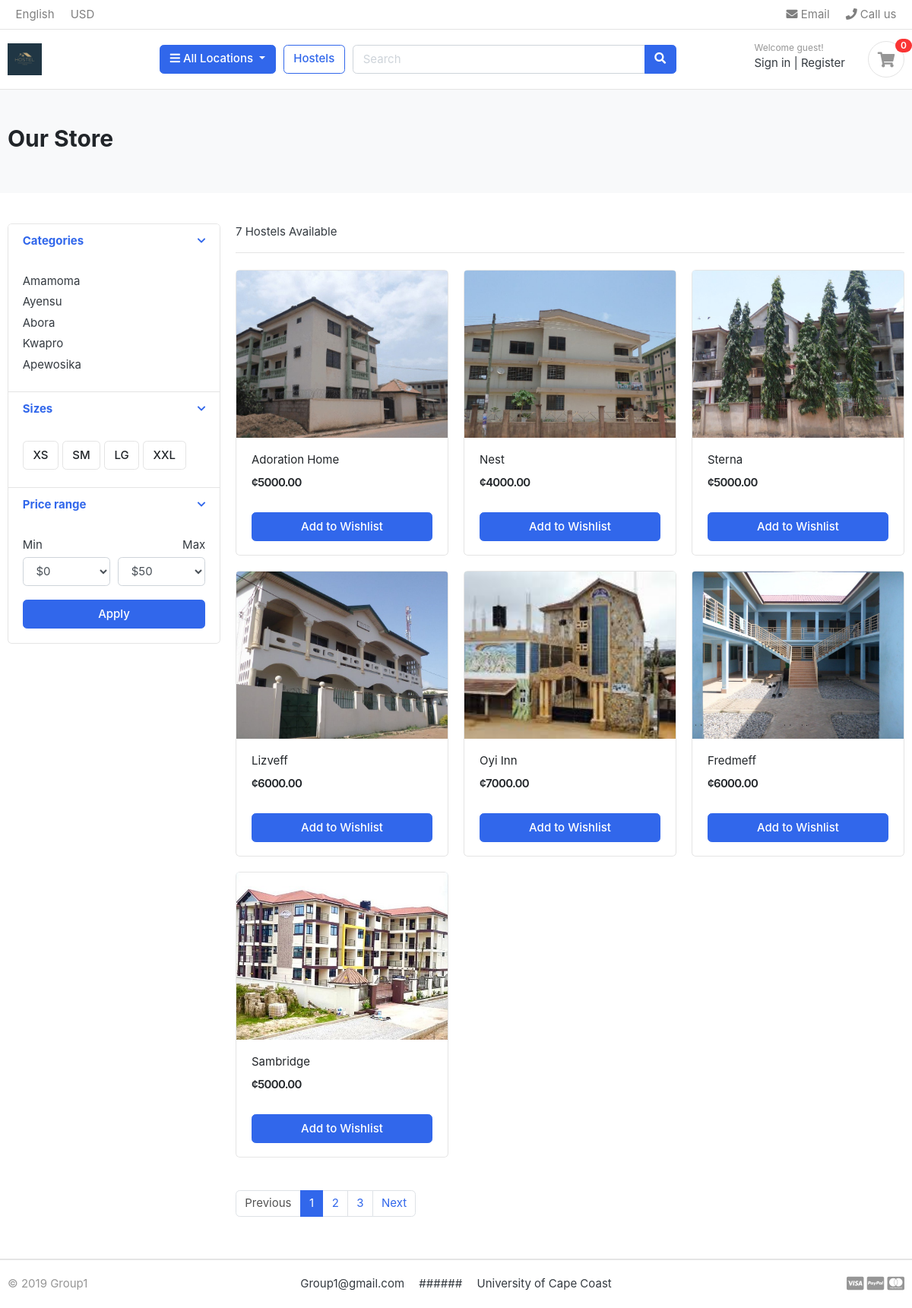
/hostels/, run on the app's committed database.
### category/models.py (models this page shows, shortened)
class Location(models.Model):
    location_name = models.CharField(max_length=250)
    slug = models.CharField(max_length=500, unique=True)
    description = models.TextField(blank=True)
    def get_absolute_url(self):
        return reverse("hostels:hostels_by_location", args=[self.slug])

### hostels/models.py (models this page shows, shortened)
class Hostel(models.Model):
    hostel_name = models.CharField(max_length=200)
    hostel_location = models.ForeignKey(Location, on_delete=models.CASCADE)
    slug = models.CharField(max_length=400,  unique=True)
    stock = models.IntegerField()
    is_available = models.BooleanField(default=True)
    created_date = models.DateTimeField(auto_now_add=True)
    updated_date = models.DateTimeField(auto_now=True)
    hostel_manager = models.ForeignKey(User, on_delete=models.CASCADE)
    hostel_price = models.DecimalField(max_digits=15, decimal_places=2)
    hostel_description = models.TextField()
    hostel_image = models.ImageField(upload_to='hostel_main_image')
    hostel_bedroom = models.ImageField(upload_to='hostel_bedroom', blank=True)
    hostel_kitchen = models.ImageField(upload_to='hostel_kitchen', blank=True)
    hostel_washroom = models.ImageField(
        upload_to='hostel_washroom', blank=True)
    objects = models.Manager()
    hostelAvailable = HostelAvailable()
    def get_absolute_url(self):
        return reverse("hostels:hostel_details", args=[self.created_date.year,
                                                     self.created_date.month,
                                                     self.created_date.day,
                                                     self.slug])

### hostels/views.py (the view)
# urls.py: path('hostels/', views.hostel, name='hostels'),
def hostel(request, location=None):
    hostels = Hostel.hostelAvailable.all()
    if location:
        location_obj = get_object_or_404(Location, slug=location)
        hostels = hostels.filter(hostel_location=location_obj)
    return render(request, 'hostels/hostels.html', {'hostels': hostels})

### category/context_processor.py (called while the page is built)
def menu_links(request):
    links = Location.objects.all()
    return {'links':links}

### hostels/models.py (called while the page is built)
    def get_queryset(self):
        return super().get_queryset().filter(is_available=True)

### hostels/templates/hostels/hostels.html (shortened to what this page needs)
{% extends "hostels/base.html" %} {% block content %}
<section class="section-pagetop bg">
  <div class="container">
    <h2 class="title-page">Our Store</h2>
  </div>
</section>
<section class="section-content padding-y">
  <div class="container">
    <div class="row">
      <aside class="col-md-3">
        <div class="card">
          <article class="filter-group">
            <header class="card-header">
              <a
                href="#"
                data-toggle="collapse"
                data-target="#collapse_1"
                aria-expanded="true"
                class=""
              >
                <i class="icon-control fa fa-chevron-down"></i>
                <h6 class="title">Categories</h6>
              </a>
            </header>
            <div class="filter-content collapse show" id="collapse_1" style="">
              <div class="card-body">
                <ul class="list-menu">
                  {% for location in links %}
                  <li><a href="{{ location.get_absolute_url }}">{{ location.location_name }} </a></li>
                  {% endfor %}
                </ul>
              </div>
            </div>
          </article>
          <article class="filter-group">
            <header class="card-header">
              <a
                href="#"
                data-toggle="collapse"
                data-target="#collapse_4"
                aria-expanded="true"
                class=""
              >
                <i class="icon-control fa fa-chevron-down"></i>
                <h6 class="title">Sizes</h6>
              </a>
            </header>
            <div class="filter-content collapse show" id="collapse_4" style="">
              <div class="card-body">
                <label class="checkbox-btn">
                  <span class="btn btn-light"> XS </span>
                </label>
                <label class="checkbox-btn">
                  <span class="btn btn-light"> SM </span>
                </label>
                <label class="checkbox-btn">
                  <span class="btn btn-light"> LG </span>
                </label>
                <label class="checkbox-btn">
                  <span class="btn btn-light"> XXL </span>
                </label>
              </div>
            </div>
          </article>
          <article class="filter-group">
            <header class="card-header">
              <a
                href="#"
                data-toggle="collapse"
                data-target="#collapse_3"
                aria-expanded="true"
                class=""
              >
                <i class="icon-control fa fa-chevron-down"></i>
                <h6 class="title">Price range</h6>
              </a>
            </header>
            <div class="filter-content collapse show" id="collapse_3" style="">
              <div class="card-body">
                <div class="form-row">
                  <div class="form-group col-md-6">
                    <label>Min</label>
                    <select class="mr-2 form-control">
                      <option value="0">$0</option>
                    </select>
                  </div>
                  <div class="form-group text-right col-md-6">
                    <label>Max</label>
                    <select class="mr-2 form-control">
                      <option value="50">$50</option>
                    </select>
                  </div>
                </div>
                <button class="btn btn-block btn-primary">Apply</button>
              </div>
            </div>
          </article>
        </div>
      </aside>
      <main class="col-md-9">
        <header class="border-bottom mb-4 pb-3">
          <div class="form-inline">
            <span class="mr-md-auto"> {{ hostels.count }} Hostels Available </span>
          </div>
        </header>
        <div class="row">
          {% for hostel in hostels %}
          <div class="col-md-4">
            <figure class="card card-product-grid">
              <div class="img-wrap">
                <a href="{{ hostel.get_absolute_url }}"><img src="{{ hostel.hostel_image.url }}" /></a>
              </div>
              <figcaption class="info-wrap">
                <div class="fix-height">
                  <a href="{{ hostel.get_absolute_url }}" class="title">{{ hostel.hostel_name.title }}</a>
                  <div class="price-wrap mt-2">
                    <span class="price">&cent;{{ hostel.hostel_price }}</span>
                  </div>
                </div>
                <a href="{% url "wishlist:add_wishlist" hostel.id %}" class="btn btn-block btn-primary">Add to Wishlist </a>
              </figcaption>
            </figure>
          </div>
          {% endfor %}
        </div>
        <nav class="mt-4" aria-label="Page navigation sample">
          <ul class="pagination">
            <li class="page-item disabled">
              <a class="page-link" href="#">Previous</a>
            </li>
            <li class="page-item active">
              <a class="page-link" href="#">1</a>
            </li>
            <li class="page-item"><a class="page-link" href="#">2</a></li>
            <li class="page-item"><a class="page-link" href="#">3</a></li>
            <li class="page-item"><a class="page-link" href="#">Next</a></li>
          </ul>
        </nav>
      </main>
    </div>
  </div>
</section>
{% endblock content %}

### hostels/templates/hostels/base.html (shortened to what this page needs)
{% load static %}
<!DOCTYPE html>
<html lang="en">
  <head>
<link href="{% static "hostels/css/bootstrap.css" %}" rel="stylesheet" type="text/css"/>
<link href="{% static "hostels/fonts/fontawesome/css/all.min.css" %}" type="text/css" rel="stylesheet">
<link href="{% static "hostels/css/ui.css" %}" rel="stylesheet" type="text/css"/>
<link href="{% static "hostels/css/responsive.css" %}" rel="stylesheet" media="only screen and (max-width: 1200px)" />
 </head>
 <body>
{% include "includes/navbar.html" %}
{% block content %}
{% endblock content %}
{% include "includes/footer.html" %}
</body>
</html>

### hostels/templates/includes/navbar.html (shortened to what this page needs)
{% load static %}
<header class="section-header">
  <nav class="navbar p-md-0 navbar-expand-sm navbar-light border-bottom">
    <div class="container">
      <div class="collapse navbar-collapse" id="navbarTop4">
        <ul class="navbar-nav mr-auto">
          <li class="nav-item dropdown">
            <a href="#" class="nav-link"> English </a>
          </li>
          <li class="nav-item dropdown">
            <a href="#" class="nav-link"> USD </a>
          </li>
        </ul>
        <ul class="navbar-nav">
          <li>
            <a href="#" class="nav-link">
              <i class="fa fa-envelope"></i> Email
            </a>
          </li>
          <li>
            <a href="#" class="nav-link">
              <i class="fa fa-phone"></i> Call us
            </a>
          </li>
        </ul>
      </div>
    </div>
  </nav>
  <section class="header-main border-bottom">
    <div class="container">
      <div class="row align-items-center">
        <div class="col-lg-2 col-md-3 col-6">
          <a href="./" class="brand-wrap">
            <img class="logo" src="{% static "store/images/logo.png" %}">
          </a>
        </div>
        <div class="col-lg col-sm col-md col-6 flex-grow-0">
          <div class="category-wrap dropdown d-inline-block float-right">
            <button type="button" class="btn btn-primary dropdown-toggle" data-toggle="dropdown">
              <i class="fa fa-bars"></i> All Locations
            </button>
          </div>
        </div>
        <a href="{% url "hostels:hostels" %}" class="btn btn-outline-primary">Hostels</a>
        <div class="col-lg col-md-6 col-sm-12 col">
          <form action="#" class="search">
            <div class="input-group w-100">
              <input
                type="text"
                class="form-control"
                style="width: 60%"
                placeholder="Search"
              />
              <div class="input-group-append">
                <button class="btn btn-primary" type="submit">
                  <i class="fa fa-search"></i>
                </button>
              </div>
            </div>
          </form>
        </div>
        <div class="col-lg-3 col-sm-6 col-8 order-2 order-lg-3">
          <div class="d-flex justify-content-end mb-3 mb-lg-0">
            <div class="widget-header">
              {% if user.is_authenticated %}
              <small class="title text-muted">Welcome {{ user.username}}</small>
              <div>
                <a href="{% url 'account:logout' %}">logout</a>
                <span class="dark-transp"> | </span>
              </div>
              {% else %}
              <small class="title text-muted">Welcome guest!</small>
              <div>
                <a href="{% url 'login' %}">Sign in</a>
                <span class="dark-transp"> | </span>
                <a href="{% url 'account:register' %}"> Register</a>
              </div>
            </div>
            <a href="./cart.html" class="widget-header pl-3 ml-3">
              <div class="icon icon-sm rounded-circle border">
                <i class="fa fa-shopping-cart"></i>
              </div>
              <span class="badge badge-pill badge-danger notify">0</span>
            </a>
          </div>
          {% endif %}
        </div>
      </div>
    </div>
  </section>
</header>

### hostels/templates/includes/footer.html
{% load static %}
<footer class="section-footer border-top">
  <div class="container">
    <section class="footer-bottom border-top row">
      <div class="col-md-2">
        <p class="text-muted">&copy 2019 Group1</p>
      </div>
      <div class="col-md-8 text-md-center">
        <span class="px-2">Group1@gmail.com</span>
        <span class="px-2">######</span>
        <span class="px-2">University of Cape Coast</span>
      </div>
      <div class="col-md-2 text-md-right text-muted">
        <i class="fab fa-lg fa-cc-visa"></i>
        <i class="fab fa-lg fa-cc-paypal"></i>
        <i class="fab fa-lg fa-cc-mastercard"></i>
      </div>
    </section>
  </div>
</footer>

### hostels/static/hostels/css/ui.css (style rules this page uses)
html { font-family: "Inter", sans-serif; font-size: 15px; }
.img-wrap { text-align: center; display: block; }
.img-wrap img { max-width: 100%; }
.price-wrap { letter-spacing: -0.7px; }
.icon-xs, .icon-sm, .icon-md, .icon-lg { display: inline-block; text-align: center; flex-shrink: 0; flex-grow: 0; }
.icon-sm { width: 48px; height: 48px; line-height: 48px !important; font-size: 20px; }
.padding-y { padding-top: 40px; padding-bottom: 40px; }
figure { margin-bottom: 0; }
article:after, .form-group:after { display: block; clear: both; content: ""; }
.bg { background-color: #f8f9fa; }
.title-page { color: #212529; }
p:last-child { margin-bottom: 0; }
.header-main { position: relative; padding-top: 1rem; padding-bottom: 1rem; }
.brand-wrap .logo, .navbar-brand .logo { margin-right: 7px; max-height: 42px; display: inline-block; }
.widget-header { display: inline-block; vertical-align: middle; position: relative; }
.widget-header a { color: #343a40; }
.widget-header i { color: #969696; }
.widget-header .title { display: block; }
.widget-header .notify { position: absolute; top: -3px; right: -10px; }
.footer-bottom { padding-top: 20px; padding-bottom: 20px; }
.btn-light { background-color: #fff; border-color: #e4e4e4; }
[class*=list-] li:after { visibility: hidden; display: block; content: ""; overflow: hidden; height: 0; clear: both; }
.list-menu { list-style: none; margin: 0; padding-left: 0; }
.list-menu li { margin-bottom: 5px; }
.list-menu a { color: #343a40; }
[class*=card-product] a.title { color: #212529; display: block; }
[class*=card-product] .img-wrap { overflow: hidden; position: relative; }
[class*=card-product] .img-wrap img { height: 100%; max-width: 100%; width: auto; display: inline-block; -o-object-fit: cover; object-fit: cover; }
.card-product-grid { margin-bottom: 20px; }
.card-product-grid .img-wrap { border-radius: 0.2rem 0.2rem 0 0; height: 220px; }
.card-product-grid .info-wrap { overflow: hidden; padding: 18px 20px; }
.card-product-grid .fix-height { height: 80px; overflow: hidden; }
.card .img-wrap { overflow: hidden; }
.notify { position: absolute; top: -4px; right: -10px; display: inline-block; padding: 0.25em 0.6em; font-size: 12px; line-height: 1; text-align: center; border-radius: 3rem; color: #fff; background-color: #fa3434; }
.price { font-weight: 600; color: #212529; }
.icon-control { margin-top: 5px; float: right; font-size: 80%; }
.card-header .title { margin-bottom: 0; line-height: 1.5; }
.filter-group { border-bottom: 1px solid #e4e4e4; }
.filter-group .card-header { border-bottom: 0; }
.filter-group:last-child { border-bottom: 0; }
.checkbox-btn { position: relative; }
.section-pagetop { padding: 45px 0; }

### data on the page
Location: location_name "Amamoma"
Location: location_name "Ayensu"
Location: location_name "Abora"
Location: location_name "Kwapro"
Location: location_name "Apewosika"
Hostel: hostel_image (picture), hostel_name "Adoration Home", hostel_price "5000.00"
Hostel: hostel_image (picture), hostel_name "Nest", hostel_price "4000.00"
Hostel: hostel_image (picture), hostel_name "Sterna", hostel_price "5000.00"
Hostel: hostel_image (picture), hostel_name "Lizveff", hostel_price "6000.00"
Hostel: hostel_image (picture), hostel_name "Oyi Inn", hostel_price "7000.00"
Hostel: hostel_image (picture), hostel_name "Fredmeff", hostel_price "6000.00"
Hostel: hostel_image (picture), hostel_name "Sambridge", hostel_price "5000.00"

### other printed values
{{ hostels.count }} "7"
